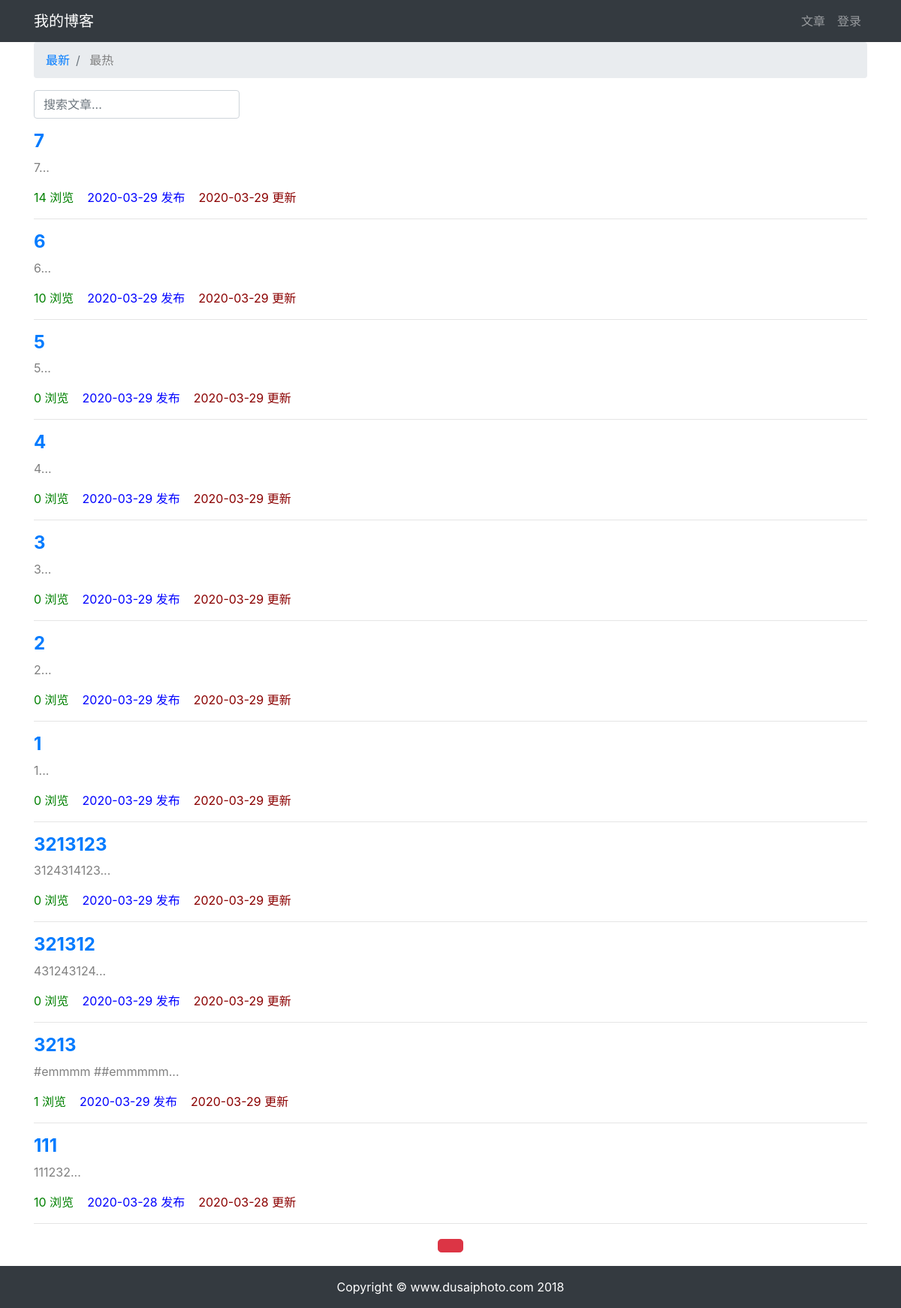
/article/list-view/, run on an earlier commit of the app's database.
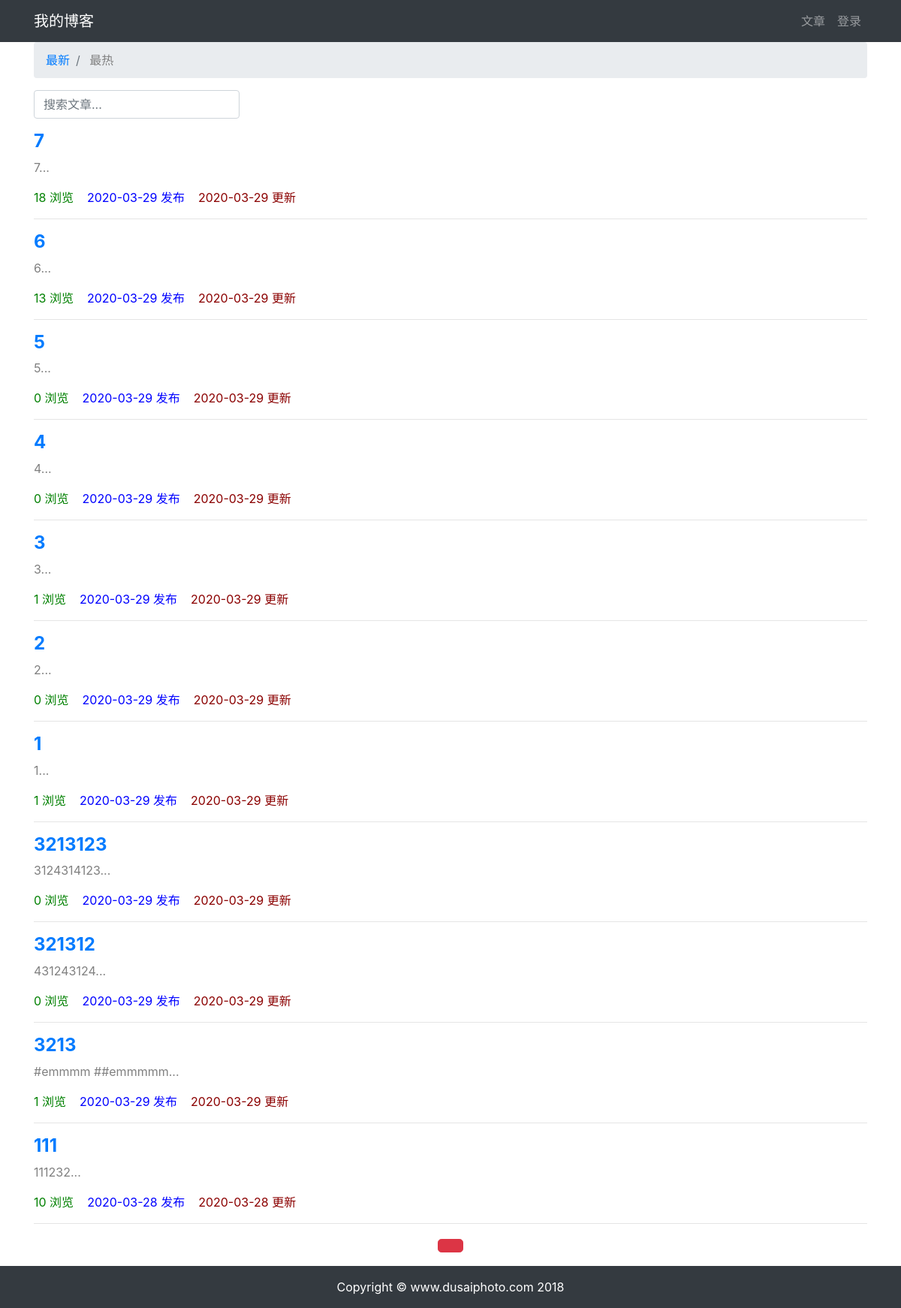
And on a later commit of the database.
### article/models.py (models this page shows, shortened)
class ArticlePost(models.Model):
    author = models.ForeignKey(User, on_delete=models.CASCADE)
    column = models.ForeignKey(
        ArticleColumn,
        null=True,
        blank=True,
        on_delete=models.CASCADE,
        related_name='article'
    )
    title = models.CharField(max_length=100)
    body = models.TextField()
    created = models.DateTimeField(default=timezone.now)
    updated = models.DateTimeField(auto_now=True)
    total_views = models.PositiveIntegerField(default=0)
    class Meta:
        ordering = ('-created',)

### article/views.py (the view)
# urls.py: path('list-view/', views.ArticleListView.as_view(), name='list_view'),
class ArticleListView(ContextMixin, ListView):
    context_object_name = 'articles'
    queryset = ArticlePost.objects.all()
    template_name = 'article/list.html'
    def get_queryset(self):
        queryset = ArticlePost.objects.all()
        return queryset

### article/views.py (called while the page is built)
    def get_context_data(self, **kwargs):
        context = super().get_context_data(**kwargs)
        context['order'] = 'total_views'
        return context

### templates/article/list.html (shortened to what this page needs)
{% extends "base.html" %}
{% load static %}
{% block content %}
<div class="container">
    <nav aria-label="breadcrumb">
        <ol class="breadcrumb">
            <li class="breadcrumb-item">
                <a href="{% url 'article:article_list' %}?search={{ search }}">
                    最新
                </a>
            </li>
            <li class="breadcrumb-item">
                {% if order == 'total_views' %}
                    <span style="color: gray">最热</span>
                {% else %}
                    <a href="{% url 'article:article_list' %}?order=total_views&search={{ search }}">
                        最热
                    </a>
                {% endif %}
            </li>
        </ol>
    </nav>
    <div class="row">
        <div class="col-auto mr-auto">
            <form class="form-inline">
                <input type="text"
                    class="form-control mb-2 mr-sm-2"
                    name="search"
                    placeholder="搜索文章..."
                    required
                >
            </form>
        </div>
    </div>
    <div class="row mt-2">
        {% for article in articles %}
        <div class="col-12">
            <h4>
                <b>
                    <a href="{% url 'article:article_detail' article.id %}"
                        style="color: blank">
                        {{ article.title }}
                    </a>
                </b>
            </h4>
            <div>
                <p style="color:gray;">
                    {{ article.body|slice:'100' }}...
                </p>
            </div>
            <p>
                <span style="color:green">
                    {{ article.total_views }} 浏览&nbsp;&nbsp;&nbsp;
                </span>
                <span style="color:blue">
                    {{ article.created|date:'Y-m-d' }} 发布&nbsp;&nbsp;&nbsp;
                </span>
                <span style="color:darkred;">
                    {{ article.updated|date:'Y-m-d' }} 更新
                </span>
            </p>
            <hr>
        </div>
        {% endfor %}
    </div>
</div>
<div class="pagination row">
    <div class="m-auto">
        <span class="step-links">
            <span class="current btn btn-danger btn-lg">
            </span>
        </span>
    </div>
</div>
{% endblock content %}

### templates/base.html (shortened to what this page needs)
{% load static %}
<!DOCTYPE html>
<html lang="zh-cn">
<head>
    <link rel="stylesheet" href="{% static 'bootstrap/css/bootstrap.min.css' %}">
    <link rel="stylesheet" href="{% static 'md_css/monokai.css' %}">
</head>
<body>
    {% include 'header.html' %}
    {% block content %}{% endblock content %}
    {% include 'footer.html' %}
</body>
</html>

### templates/header.html (shortened to what this page needs)
<nav class="navbar navbar-expand-lg navbar-dark bg-dark">
    <div class="container">
      <a class="navbar-brand" href="#">我的博客</a>
      <div>
        <ul class="navbar-nav">
          <li class="nav-item">
            <a class="nav-link" href="{% url 'article:article_list' %}">文章</a>
          </li>
            {% if user.is_authenticated %}
                <li class="nav-item dropdown">
                    <a class="nav-link dropdown-toggle" href="#" id="navbarDropdown" role="button" data-toggle="dropdown" aria-haspopup="true" aria-expanded="false">
                    {{ user.username }}
                    </a>
                    <div class="dropdown-menu" aria-labelledby="navbarDropdown">
                        <a class="dropdown-item" href="{% url 'article:article_create' %}">写文章</a>
                        <a class="dropdown-item" href="#" onclick="user_delete()">删除用户</a>
                        <a class="dropdown-item" href='{% url "userprofile:edit" user.id %}'>个人信息</a>
                    <a class="dropdown-item" href="{% url 'userprofile:logout' %}">退出登录</a>
                    </div>
                </li>
            {% else %}
                <li class="nav-item">
                    <a class="nav-link" href="{% url 'userprofile:login' %}">登录</a>
                </li>
            {% endif %}
        </ul>
      </div>
    </div>
  </nav>

### templates/footer.html
{% load static %}
<div>
    <br><br><br>
</div>
<footer class="py-3 bg-dark fixed-bottom">
    <div class="container">
        <p class="m-0 text-center text-white">Copyright &copy; www.dusaiphoto.com 2018</p>
    </div>
</footer>

What changed in the data, as far as the page shows it:
changed ArticlePost (number 1 of 11 on the later page): total_views "14" → "18"
changed ArticlePost (number 2 of 11 on the later page): total_views "10" → "13"
changed ArticlePost (number 5 of 11 on the later page): total_views "0" → "1"
changed ArticlePost (number 7 of 11 on the later page): total_views "0" → "1"
